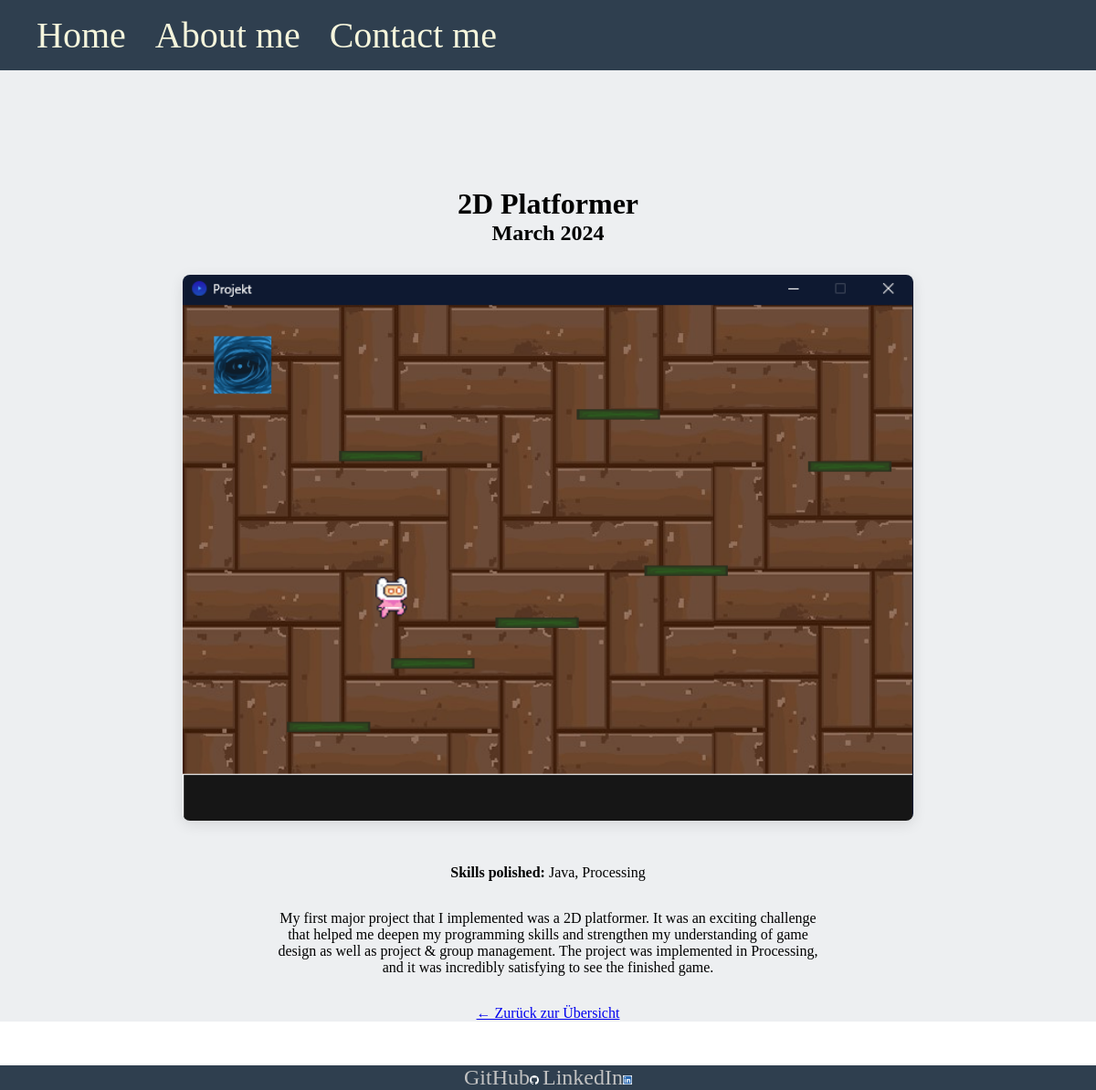
The page /portfolio/1/ on the database its author committed.
### portfolio/models.py (models this page shows)
class Project(models.Model):
    name = models.CharField(max_length=200)
    image = models.ImageField(upload_to='images/')
    Skills = models.CharField(max_length=200)
    description = models.TextField(max_length=1000)
    time = models.CharField(max_length=200)

### portfolio/views.py (the view)
# urls.py: path('portfolio/<int:project_id>/', projectDetail, name='project_detail'),
def projectDetail(request,project_id):
    project = Project.objects.get(id=project_id)
    context = {'project':project}
    return render(request,'Project_Details.html',context)

### templates/Project_Details.html (shortened to what this page needs)
{% extends "Base.html" %}
{% load static %}
{% block extra_css %}<link rel="stylesheet" href="{% static 'detailStyle.css'%}">{% endblock %}
{% block content %}
<div class="container">
    <div class="project-header">
        <h1>{{ project.name }}</h1>
        <h2>{{ project.time }}</h2>
    </div>
        {% if project.image %}
            <img src="{{ project.image.url }}" id="projectImage" alt="{{ project.name }}">
        {% endif %}
        <p><strong>Skills polished:</strong> {{ project.Skills }}</p>
      <div class = 'project-beschreibung'><p>{{ project.description }}</p> </div>
    <div class = 'return-Link'> <a href="http://127.0.0.1:8000"> ← Zurück zur Übersicht</a></div>
    </div>
{% endblock %}

### static/style.css (style rules this page uses)
* { margin: 0; }
body { font-family: "Trebuchet MS"; }

### static/detailStyle.css (style rules this page uses)
.container { display: flex; align-items: center; justify-items: center; flex-direction: column; gap: 2rem; margin: 3rem 0; text-align: center; max-width: 100%; border-radius: 10px; }
#projectImage { width: 100%; max-width: 800px; max-height: 1131px; border-radius: 8px; box-shadow: 0 4px 15px rgba(0,0,0,0.1); margin-bottom: 1rem; }
.project-beschreibung { text-align: center; width: 50%; }

### rows shown on the page
Project: name "2D Platformer", time "March 2024", image (picture), Skills "Java, Processing", description "My first major project that I implemented was a 2D platformer. It was an exciting challenge that helped me deepen my programming skills and strengthen my understanding of game design as well as project & group management. The project was implemented in Processing, and it was incredibly satisfying to see the finished game."
